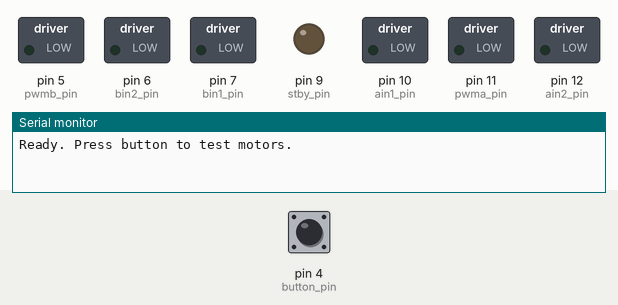
Simulated run of this sketch. Board: Arduino Uno, built with avr-gcc and run on an emulated ATmega328P. Parts: switched loads named in the sketch (green lamp = pin HIGH), output pins drawn as LEDs (lit = HIGH), the last lines printed to the serial monitor. Inputs (shaded band) come from the test bench; at power-on: pin 4 (button_pin) HIGH.

Above: at 1.2 s.
1.3 s: pin 4 (button_pin) pulled LOW for 0.15 s
At 2.1 s:
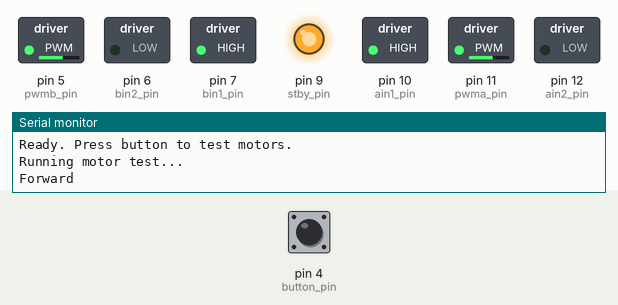
At 3.5 s:
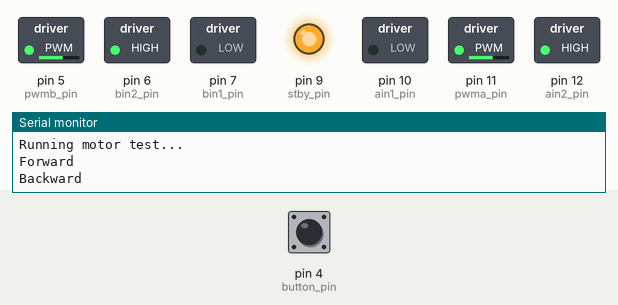
7.4 s: pin 4 (button_pin) pulled LOW for 1 s
At 13.2 s:
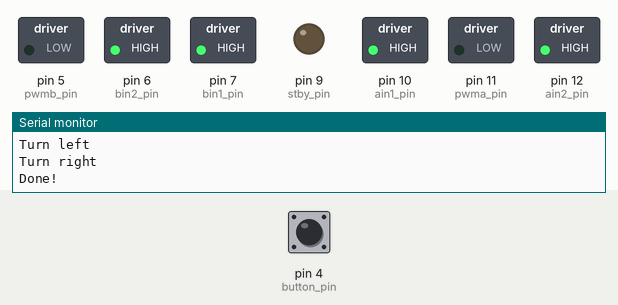
Timing chart, 0 to 14.7 s (numbered marks = the images above; inputs shaded):
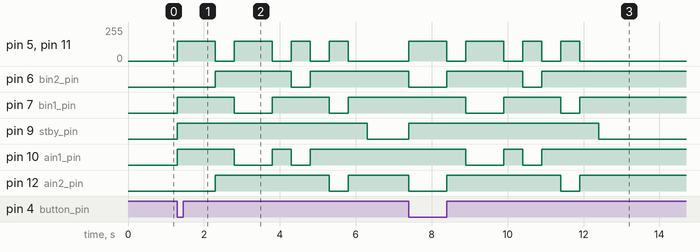

Measured:
- after the input at 1.3 s, pin 5 (pwmb_pin): 0/255 → 150/255 at once, → 0/255 1.0 s later, → 150/255 0.50 s later, → 0/255 1.0 s later, … (8 changes in this stretch); pin 6 (bin2_pin): LOW → HIGH after 1.0 s, → LOW 2.0 s later, → HIGH 0.50 s later
- after the input at 7.4 s, pin 5 (pwmb_pin): 0/255 → 150/255 at once, → 0/255 1.0 s later, → 150/255 0.50 s later, → 0/255 1.0 s later, … (8 changes in this stretch); pin 6 (bin2_pin): HIGH → LOW at once, → HIGH 1.0 s later, → LOW 2.0 s later, → HIGH 0.50 s later

The sketch:

robot-tour.ino
```cpp
// Simplified motor test - no encoders or gyro feedback

// Motor pins
const int pwma_pin = 11;
const int ain1_pin = 10;
const int ain2_pin = 12;
const int pwmb_pin = 5;
const int bin1_pin = 7;
const int bin2_pin = 6;
const int stby_pin = 9;

// Button pin (uses internal pull-up, connect button to GND)
const int button_pin = 4;

int last_button_val = HIGH;

void setup() {
  Serial.begin(9600);

  // Motor pins
  pinMode(pwma_pin, OUTPUT);
  pinMode(ain1_pin, OUTPUT);
  pinMode(ain2_pin, OUTPUT);
  pinMode(pwmb_pin, OUTPUT);
  pinMode(bin1_pin, OUTPUT);
  pinMode(bin2_pin, OUTPUT);
  pinMode(stby_pin, OUTPUT);

  // Button with internal pull-up
  pinMode(button_pin, INPUT_PULLUP);

  Serial.println("Ready. Press button to test motors.");
}

void loop() {
  int current_button_val = digitalRead(button_pin);

  // Button pressed (HIGH to LOW with pull-up)
  if (last_button_val == HIGH && current_button_val == LOW) {
    Serial.println("Running motor test...");
    runMotorTest();
  }

  last_button_val = current_button_val;
}

void runMotorTest() {
  enableMotors(true);

  Serial.println("Forward");
  drive(150, 150);
  delay(1000);
  brake();
  delay(500);

  Serial.println("Backward");
  drive(-150, -150);
  delay(1000);
  brake();
  delay(500);

  Serial.println("Turn left");
  drive(-150, 150);
  delay(500);
  brake();
  delay(500);

  Serial.println("Turn right");
  drive(150, -150);
  delay(500);
  brake();
  delay(500);

  Serial.println("Done!");
  enableMotors(false);
}

void enableMotors(bool en) {
  digitalWrite(stby_pin, en ? HIGH : LOW);
}

void drive(int power_l, int power_r) {
  power_l = constrain(power_l, -255, 255);
  power_r = constrain(power_r, -255, 255);

  // Left motor direction (flipped)
  if (power_l < 0) {
    digitalWrite(ain1_pin, LOW);
    digitalWrite(ain2_pin, HIGH);
  } else {
    digitalWrite(ain1_pin, HIGH);
    digitalWrite(ain2_pin, LOW);
  }

  // Right motor direction (flipped)
  if (power_r < 0) {
    digitalWrite(bin1_pin, LOW);
    digitalWrite(bin2_pin, HIGH);
  } else {
    digitalWrite(bin1_pin, HIGH);
    digitalWrite(bin2_pin, LOW);
  }

  analogWrite(pwma_pin, abs(power_l));
  analogWrite(pwmb_pin, abs(power_r));
}

void brake() {
  digitalWrite(ain1_pin, HIGH);
  digitalWrite(ain2_pin, HIGH);
  digitalWrite(bin1_pin, HIGH);
  digitalWrite(bin2_pin, HIGH);
  analogWrite(pwma_pin, 0);
  analogWrite(pwmb_pin, 0);
}
```
